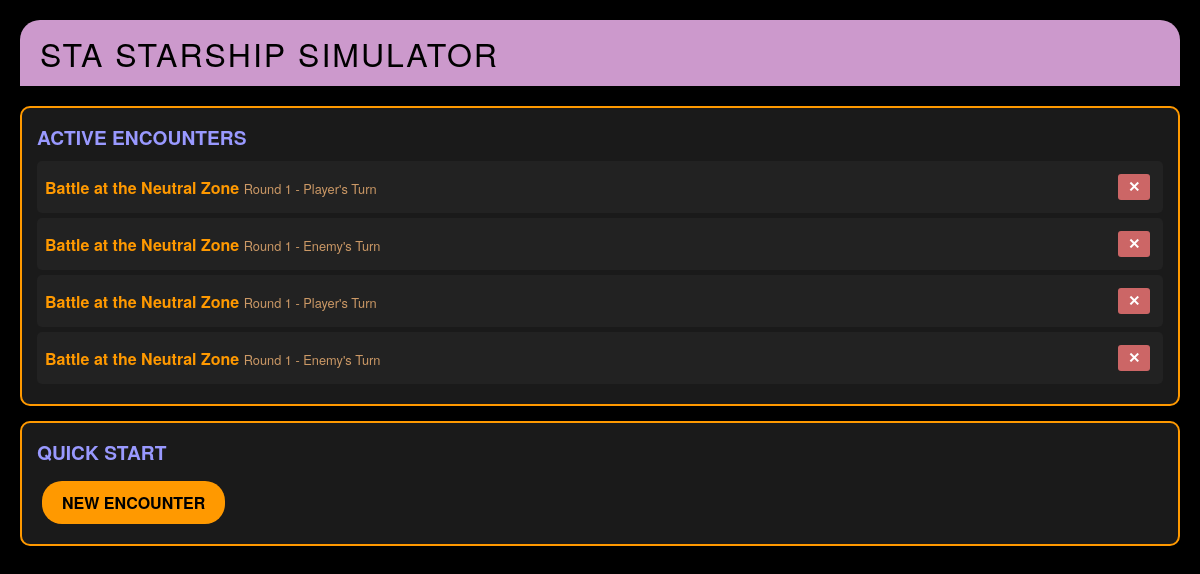
Before: / with the older database file.
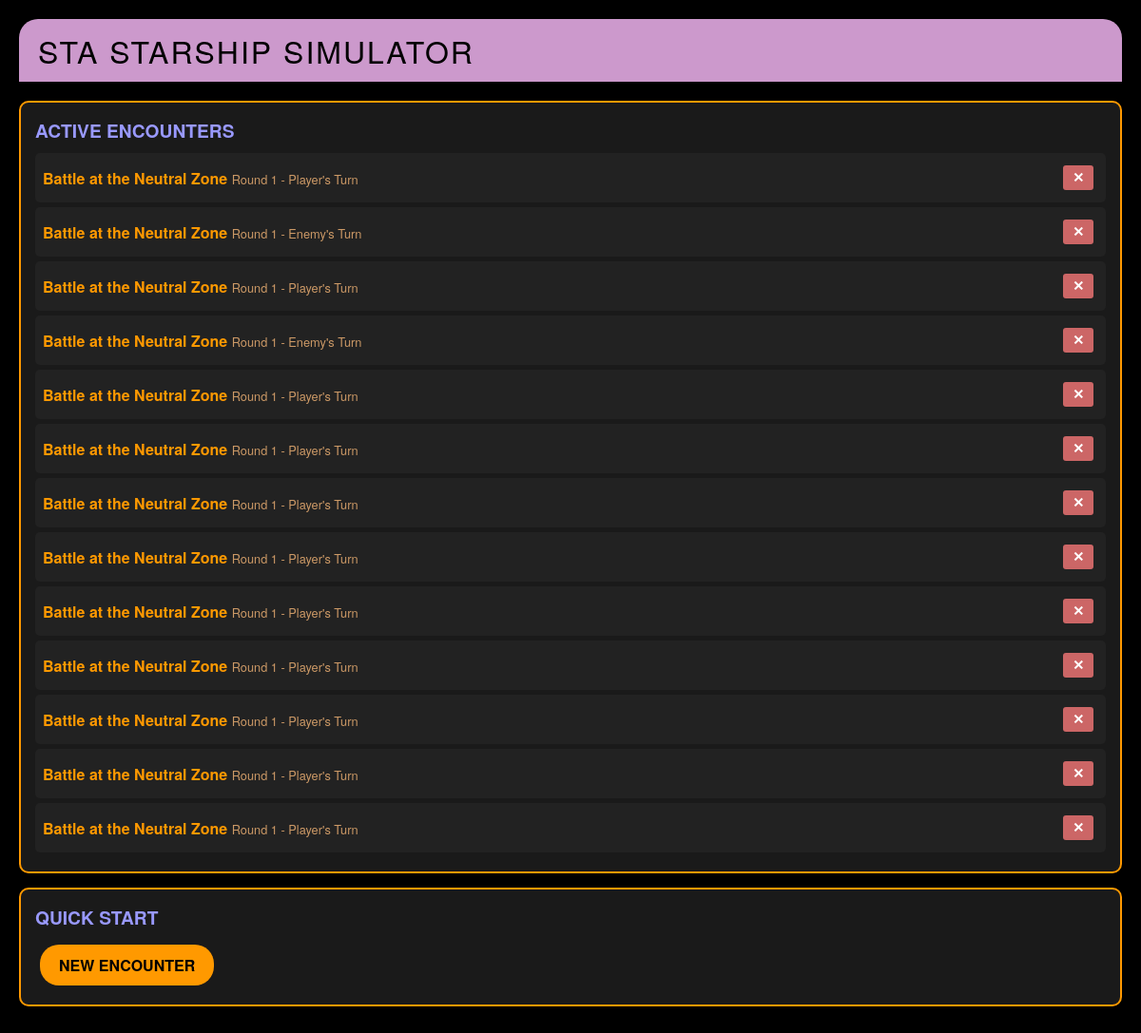
After: the same page with the newer database file.
### sta/database/schema.py (models this page shows)
class Base(DeclarativeBase):
    pass

class EncounterRecord(Base):
    __tablename__ = "encounters"
    id: Mapped[int] = mapped_column(primary_key=True)
    encounter_id: Mapped[str] = mapped_column(String(50), unique=True)
    name: Mapped[str] = mapped_column(String(100))
    player_ship_id: Mapped[Optional[int]] = mapped_column(ForeignKey("starships.id"))
    player_character_id: Mapped[Optional[int]] = mapped_column(ForeignKey("characters.id"))
    player_position: Mapped[str] = mapped_column(String(20), default="captain")
    enemy_ship_ids_json: Mapped[str] = mapped_column(Text, default="[]")
    momentum: Mapped[int] = mapped_column(Integer, default=0)
    threat: Mapped[int] = mapped_column(Integer, default=0)
    round: Mapped[int] = mapped_column(Integer, default=1)
    current_turn: Mapped[str] = mapped_column(String(20), default="player")
    is_active: Mapped[bool] = mapped_column(default=True)
    created_at: Mapped[datetime] = mapped_column(DateTime, default=datetime.now)
    updated_at: Mapped[datetime] = mapped_column(DateTime, default=datetime.now, onupdate=datetime.now)

### sta/web/routes/main.py (the view)
@main_bp.route("/")
def index():
    session = get_session()
    try:
        encounters = session.query(EncounterRecord).filter_by(is_active=True).all()
        return render_template("index.html", encounters=encounters)
    finally:
        session.close()

### sta/database/db.py (called while the page is built)
def get_session() -> Session:
    return SessionLocal()

### sta/web/templates/index.html (shortened to what this page needs)
{% extends "base.html" %}
{% block content %}
<div class="panel">
    <h2>Active Encounters</h2>
    {% if encounters %}
        <ul class="action-list">
            {% for enc in encounters %}
                <li style="display: flex; justify-content: space-between; align-items: center;">
                    <a href="{{ url_for('encounters.combat', encounter_id=enc.encounter_id) }}" style="color: inherit; text-decoration: none; flex-grow: 1;">
                        <strong>{{ enc.name }}</strong>
                        <span class="action-type">Round {{ enc.round }} - {{ enc.current_turn.title() }}'s Turn</span>
                    </a>
                    <button class="btn btn-small btn-danger" onclick="deleteEncounter('{{ enc.encounter_id }}', '{{ enc.name }}')" title="Delete encounter">
                        ✕
                    </button>
                </li>
            {% endfor %}
        </ul>
    {% else %}
        <p>No active encounters. Start a new one!</p>
    {% endif %}
</div>
<div class="panel">
    <h2>Quick Start</h2>
    <a href="{{ url_for('encounters.new_encounter') }}" class="btn">New Encounter</a>
</div>
{% endblock %}

### sta/web/templates/base.html (shortened to what this page needs)
<!DOCTYPE html>
<html lang="en">
<head>
</head>
<body>
    <div class="container">
        <header>
            <h1>{% block header %}STA Starship Simulator{% endblock %}</h1>
        </header>
        {% block content %}{% endblock %}
    </div>
</body>
</html>

### sta/web/templates/base.html (style rules this page uses)
:root { --lcars-orange: #ff9900; --lcars-blue: #9999ff; --lcars-purple: #cc99cc; --lcars-tan: #cc9966; --lcars-red: #cc6666; --lcars-green: #99cc99; --lcars-bg: #000000; --lcars-text: #ff9900; }
* { box-sizing: border-box; margin: 0; padding: 0; }
body { font-family: 'Helvetica Neue', Arial, sans-serif; background-color: var(--lcars-bg); color: var(--lcars-text); min-height: 100vh; padding: 20px; }
.container { max-width: 1200px; margin: 0 auto; }
header { background: var(--lcars-purple); color: black; padding: 10px 20px; border-radius: 20px 20px 0 0; margin-bottom: 20px; }
header h1 { font-weight: 400; text-transform: uppercase; letter-spacing: 2px; }
.panel { background: #1a1a1a; border: 2px solid var(--lcars-orange); border-radius: 10px; padding: 15px; margin-bottom: 15px; }
.panel h2 { color: var(--lcars-blue); font-size: 1.2em; margin-bottom: 10px; text-transform: uppercase; }
.btn { display: inline-block; padding: 10px 20px; background: var(--lcars-orange); color: black; text-decoration: none; border: none; border-radius: 20px; cursor: pointer; font-weight: bold; text-transform: uppercase; margin: 5px; }
.btn-small { padding: 5px 15px; font-size: 0.9em; }
.btn-danger { background: var(--lcars-red); }
.action-list { list-style: none; }
.action-list li { padding: 8px; margin: 5px 0; background: #222; border-radius: 5px; cursor: pointer; }
.action-list .action-type { font-size: 0.8em; color: var(--lcars-tan); }

### sta/web/templates/index.html (style rules this page uses)
.btn-danger { background: var(--lcars-red); color: white; border: none; padding: 5px 10px; cursor: pointer; border-radius: 3px; }

Changed rows visible on the page:
added EncounterRecord: name "Battle at the Neutral Zone", round "1", current_turn "Player"
added EncounterRecord: name "Battle at the Neutral Zone", round "1", current_turn "Player"
added EncounterRecord: name "Battle at the Neutral Zone", round "1", current_turn "Player"
added EncounterRecord: name "Battle at the Neutral Zone", round "1", current_turn "Player"
added EncounterRecord: name "Battle at the Neutral Zone", round "1", current_turn "Player"
added EncounterRecord: name "Battle at the Neutral Zone", round "1", current_turn "Player"
added EncounterRecord: name "Battle at the Neutral Zone", round "1", current_turn "Player"
added EncounterRecord: name "Battle at the Neutral Zone", round "1", current_turn "Player"
added EncounterRecord: name "Battle at the Neutral Zone", round "1", current_turn "Player"
